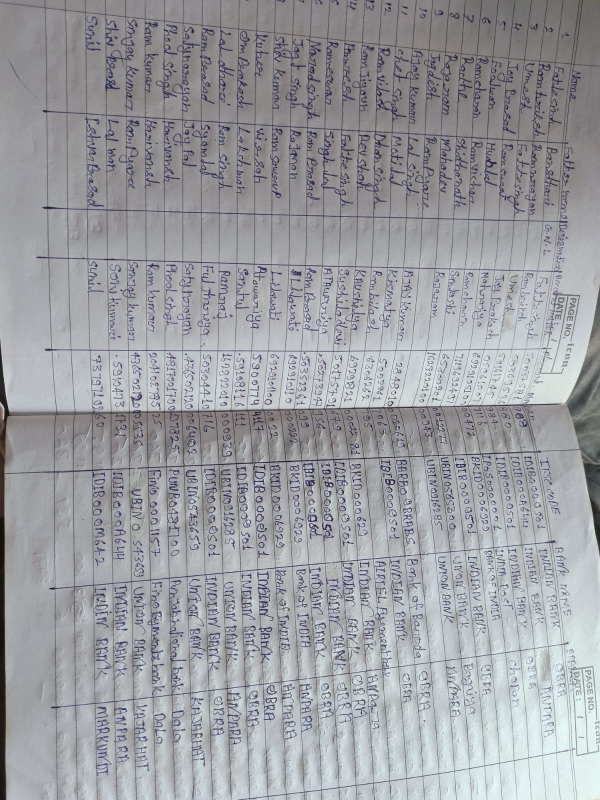
#> input picture testFiles/Fateh Singh Gang.jpeg, 1200 x 1600 px (shown at 1/2 size)
$ python -i preprocessor.py   (imports and definitions only)
#> lines starting #> are read from the running program, lines starting #| are printed output that depends on the picture
import io

from PIL import Image as PILImage
import PIL.ImageEnhance as IE
import PIL.ImageFilter as IF
import PIL.ImageChops as IC
import PIL.ImageOps as IO


class ImagePreprocessor:

    @staticmethod
    def normalize_and_enhance(img):
        if img.mode == "RGBA":
            img = img.convert("RGB")

        img = img.convert("L")
        img = img.filter(IF.MedianFilter(size=3))

        bg = img.filter(IF.GaussianBlur(radius=25))
        img = IC.subtract(img, bg, scale=1.0, offset=128)

        img = IO.autocontrast(img, cutoff=2)
        img = IE.Contrast(img).enhance(1.8)
        img = img.filter(IF.SHARPEN)

        try:
            import numpy as np
            arr = np.array(img).astype(np.float32)
            hist, _ = np.histogram(arr.flatten(), bins=256, range=(0, 256))
            total = arr.size
            sum_total = np.sum(np.arange(256) * hist)
            sum_bg = 0.0
            weight_bg = 0
            max_var = 0.0
            threshold = 128
            for t in range(256):
                weight_bg += hist[t]
                if weight_bg == 0:
                    continue
                weight_fg = total - weight_bg
                if weight_fg == 0:
                    break
                sum_bg += t * hist[t]
                mean_bg = sum_bg / weight_bg
                mean_fg = (sum_total - sum_bg) / weight_fg
                var_between = weight_bg * weight_fg * (mean_bg - mean_fg) ** 2
                if var_between > max_var:
                    max_var = var_between
                    threshold = t
            k = 0.03
            arr = 255.0 / (1.0 + np.exp(-k * (arr - threshold)))
            arr = np.clip(arr, 0, 255).astype(np.uint8)
            img = PILImage.fromarray(arr)
        except ImportError:
            pass

        img = img.convert("RGB")
        return img

    @staticmethod
    def deskew_image(img):
        try:
            import numpy as np

            gray = img.convert("L") if img.mode != "L" else img
            arr = np.array(gray)
            inv = 255 - arr

            best_angle = 0
            best_score = 0
            for angle_10x in range(-50, 51, 5):
                angle = angle_10x / 10.0
                rotated = img.rotate(angle, expand=False, fillcolor=255)
                rot_arr = 255 - np.array(rotated.convert("L"))
                projection = np.sum(rot_arr, axis=1)
                score = np.var(projection)
                if score > best_score:
                    best_score = score
                    best_angle = angle

            if abs(best_angle) > 0.1:
                img = img.rotate(best_angle, expand=True, fillcolor=255)
            return img
        except ImportError:
            return img

    @staticmethod
    def preprocess_image(image_path: str) -> bytes:
#> called with image_path = '../testFiles/Fateh Singh Gang.jpeg'
        img = PILImage.open(image_path)
#> img is the input picture: PIL image 1200x1600 RGB; mean R, G, B 157.2, 158.4, 163.1

        if img.mode == "RGBA":
            img = img.convert("RGB")

        img = ImagePreprocessor.deskew_image(img)
#> in deskew_image, `inv = 255 - arr`:
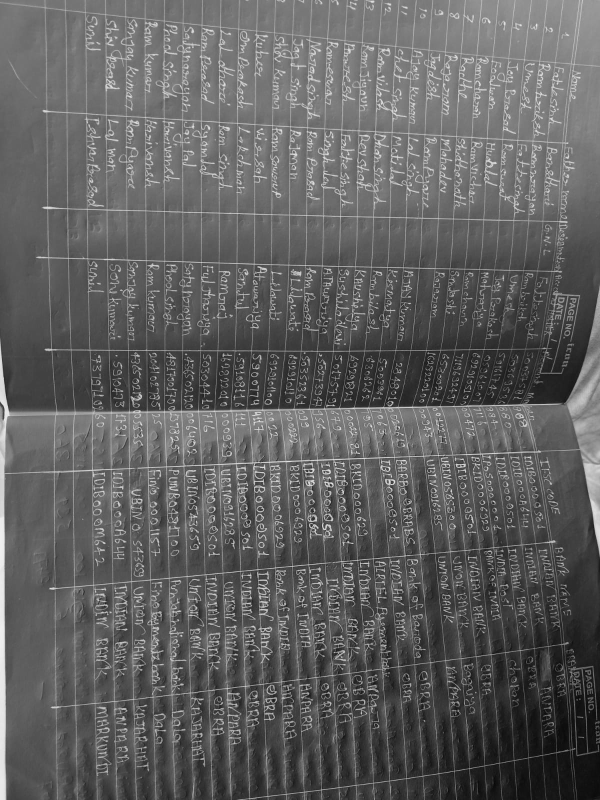
#> inv: shape (1600, 1200) (shown at 1/2 size); min 2, max 255, mean 96.5
#> the loop in deskew_image, `for angle_10x in range(-50, 51, 5):` made 21 passes
#> (score, best_score) on passes 1 to 9: (695032345, 695032345), (704552290.4, 704552290.4), (715128444.2, 715128444.2), (726126834.1, 726126834.1), (737650823.3, 737650823.3), (754492618.9, 754492618.9), (761416765.8, 761416765.8), (771839446.6, 771839446.6), (784345798, 784345798)
#> score on passes 10 to 15: 772627970.1, 759249005.5, 746204573.1, 734554540.2, 731371870.6, 712784970.9
#> pass 1, in deskew_image, `rotated = img.rotate(angle, expand=False, fillcolor=255)`:
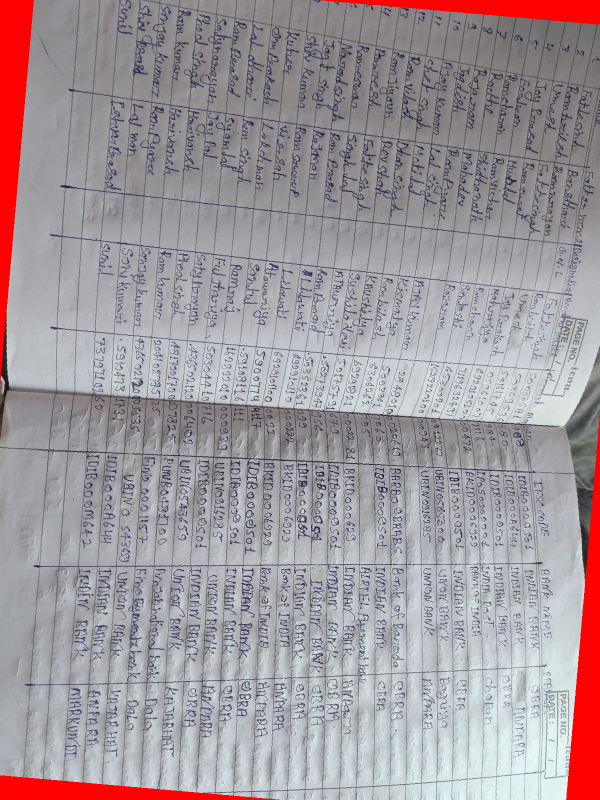
#> rotated: PIL image 1200x1600 RGB (shown at 1/2 size); mean R, G, B 161.7, 152.2, 156.9
#> pass 1, in deskew_image, `rot_arr = 255 - np.array(rotated.convert("L"))`:
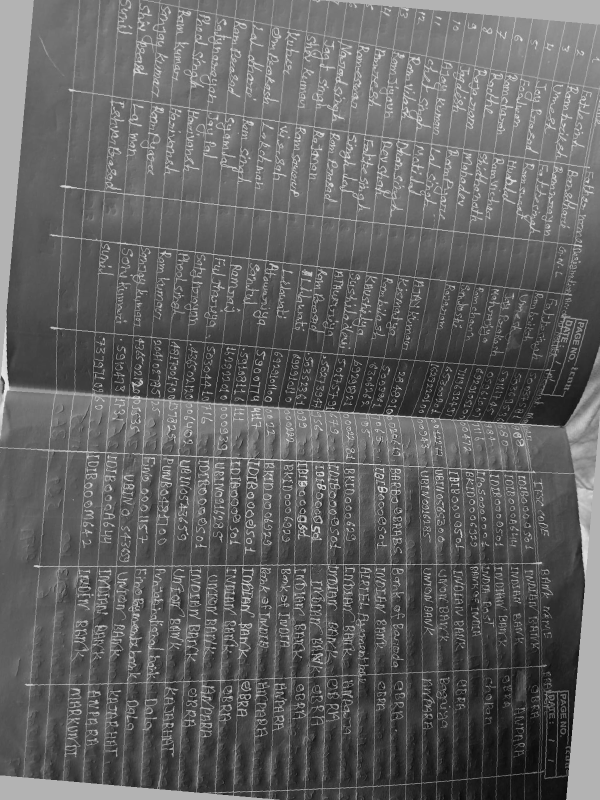
#> rot_arr: shape (1600, 1200) (shown at 1/2 size); min 2, max 255, mean 99.4
#> after the loop in deskew_image, `for angle_10x in range(-50, 51, 5):`: best_angle = -1; best_score = 784345798

        max_dim = 4096
        if max(img.size) > max_dim:
            img.thumbnail((max_dim, max_dim), PILImage.LANCZOS)

        if max(img.size) < 3072:
            scale = 3072 / max(img.size)
#> scale = 1.89
            img = img.resize(
                (int(img.width * scale), int(img.height * scale)),
                PILImage.LANCZOS,
            )
#> img: PIL image 2325x3072 RGB

        img = ImagePreprocessor.normalize_and_enhance(img)
#> in normalize_and_enhance, `bg = img.filter(IF.GaussianBlur(radius=25))`:
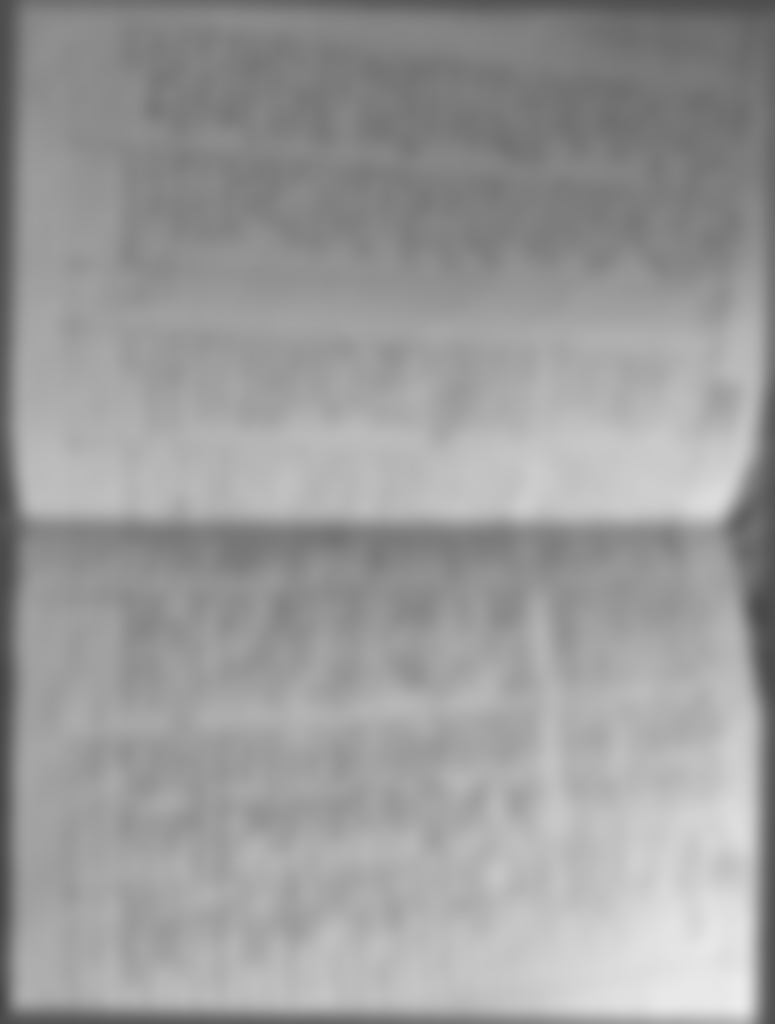
#> bg: PIL image 2325x3072 L (shown at 1/3 size); min 69, max 236, mean 155.5
#> in normalize_and_enhance, `img = IC.subtract(img, bg, scale=1.0, offset=128)`:
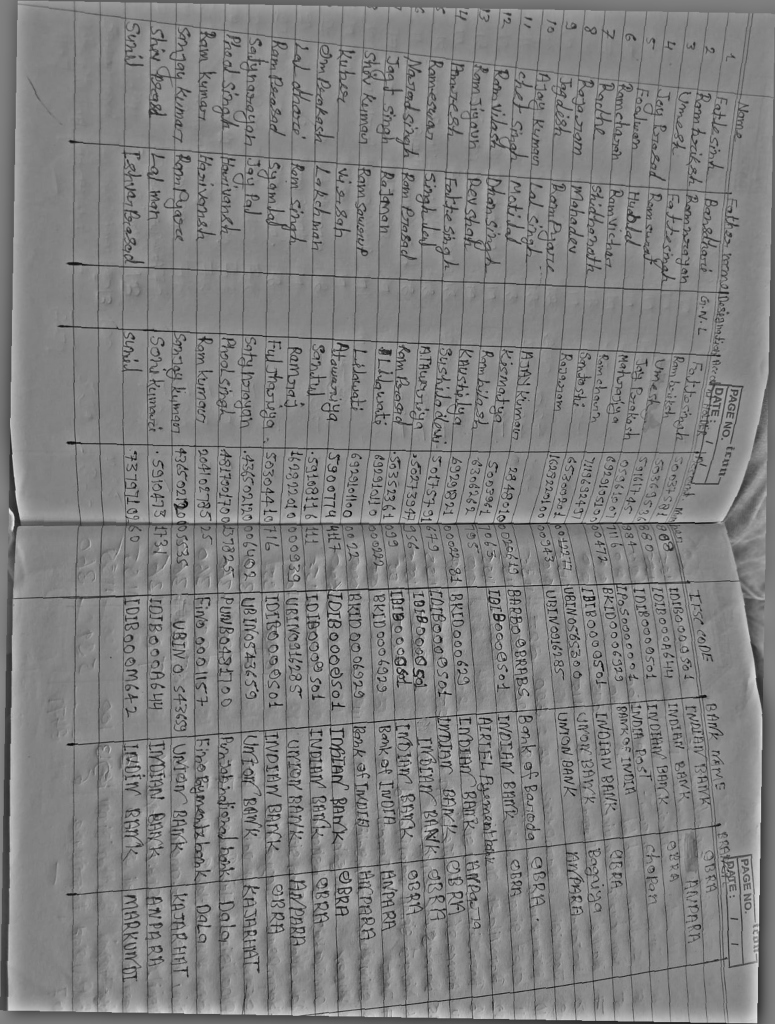
#> img: PIL image 2325x3072 L (shown at 1/3 size); min 0, max 237, mean 128.2
#> in normalize_and_enhance, `img = IE.Contrast(img).enhance(1.8)`:
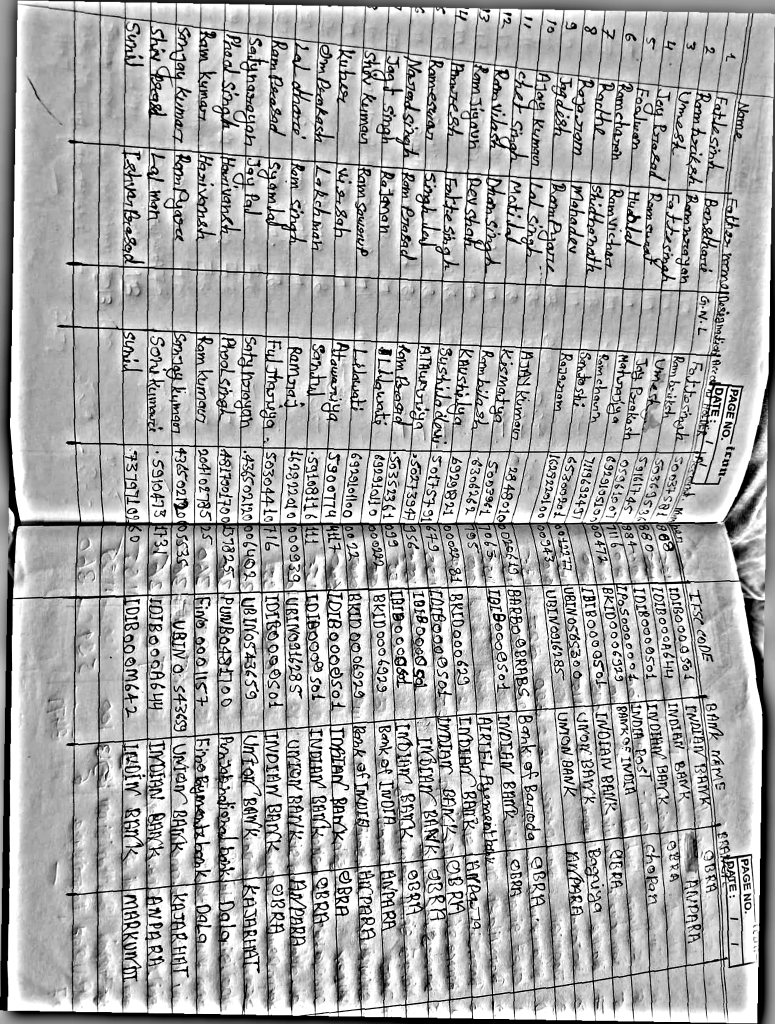
#> img: PIL image 2325x3072 L (shown at 1/3 size); min 0, max 255, mean 171.2
#> in normalize_and_enhance, `hist, _ = np.histogram(arr.flatten(), bins=256, range=(0, 256))`: hist = 256 values, max 990971 at index 255, min 3367 at index 12, mean 27900
#> in normalize_and_enhance, `sum_total = np.sum(np.arange(256) * hist)`: sum_total = 1229512012
#> the loop in normalize_and_enhance, `for t in range(256):` made 256 passes
#> (weight_bg, weight_fg, sum_bg, mean_bg, mean_fg, max_var) on passes 1 to 12: (762934, 6379466, 0, 0, 192.7, 1.81e+17), (766454, 6375946, 3520, 0.00459, 192.8, 1.82e+17), (770650, 6371750, 11912, 0.0155, 193, 1.83e+17), (775071, 6367329, 25175, 0.0325, 193.1, 1.84e+17), (778815, 6363585, 40151, 0.0516, 193.2, 1.85e+17), (782840, 6359560, 60276, 0.077, 193.3, 1.86e+17), (786820, 6355580, 84156, 0.107, 193.4, 1.87e+17), (791003, 6351397, 113437, 0.143, 193.6, 1.88e+17), (795481, 6346919, 149261, 0.188, 193.7, 1.89e+17), (800329, 6342071, 192893, 0.241, 193.8, 1.9e+17), (804382, 6338018, 233423, 0.29, 194, 1.91e+17), (807911, 6334489, 272242, 0.337, 194.1, 1.92e+17)
#> in normalize_and_enhance, `arr = 255.0 / (1.0 + np.exp(-k * (arr - threshold)))`:
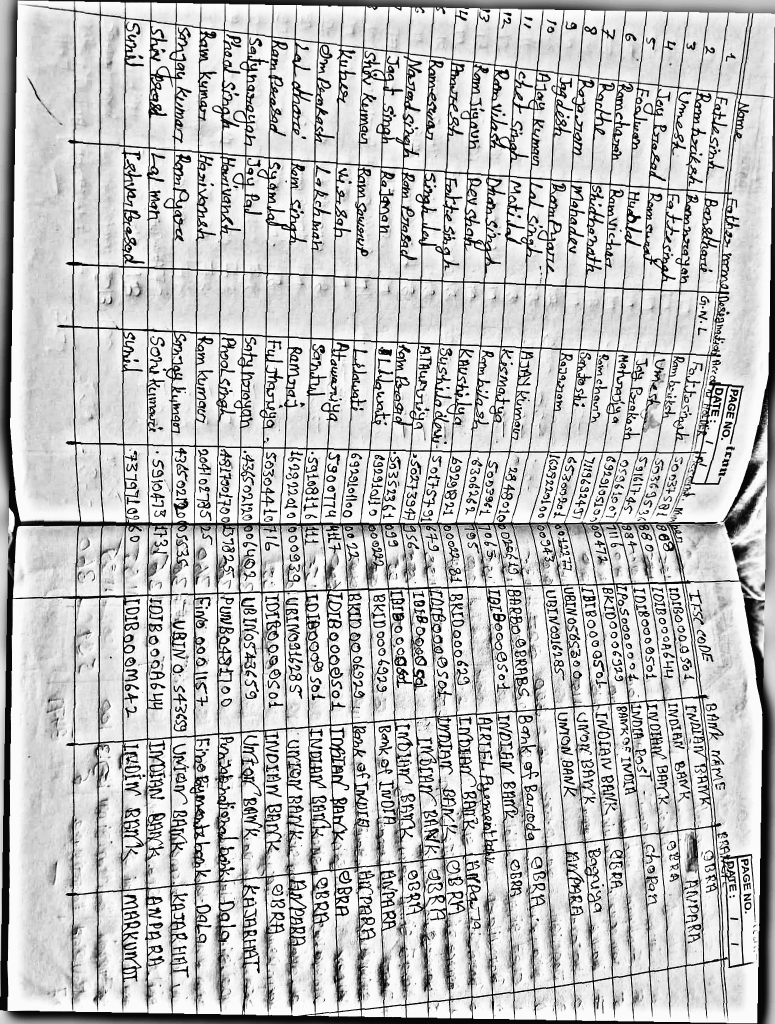
#> arr: shape (3072, 2325) float32 (shown at 1/3 size); min 7.62, max 251.1, mean 192.9

        buf = io.BytesIO()
        img.save(buf, format="PNG")
        return buf.getvalue()

    @staticmethod
    def preprocess_strip(img) -> bytes:
        if img.mode == "RGBA":
            img = img.convert("RGB")

        max_dim = 4096
        if max(img.size) > max_dim:
            img.thumbnail((max_dim, max_dim), PILImage.LANCZOS)

        if max(img.size) < 3072:
            scale = 3072 / max(img.size)
            img = img.resize(
                (int(img.width * scale), int(img.height * scale)),
                PILImage.LANCZOS,
            )

        img = ImagePreprocessor.normalize_and_enhance(img)

        buf = io.BytesIO()
        img.save(buf, format="PNG")
        return buf.getvalue()

>>> result = ImagePreprocessor().preprocess_image('../testFiles/Fateh Singh Gang.jpeg')
